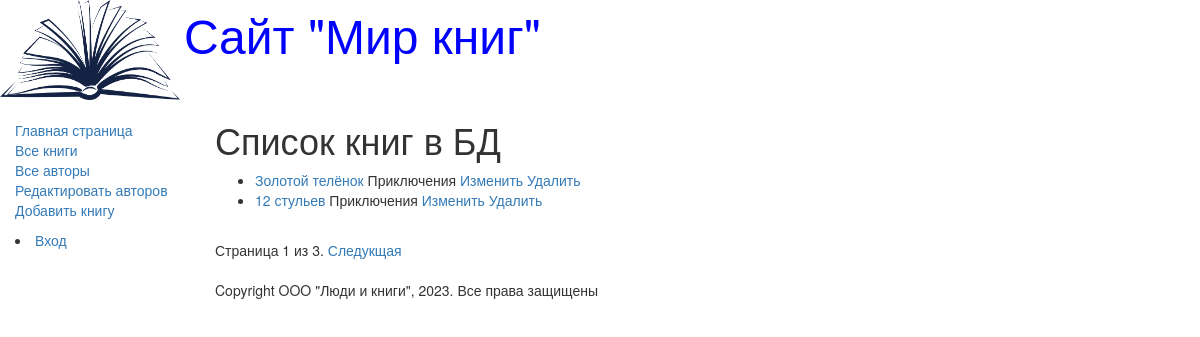
The page /books/ on the database its author committed.
### catalog/models.py (models this page shows, shortened)
class Book(models.Model):
    title = models.CharField(max_length=200, help_text='Введите название книги', verbose_name='Название книги')
    genre = models.ForeignKey(Genre, on_delete=models.CASCADE, help_text='Выберите жанр книги',
                              verbose_name='Жанр книги', null=True)
    language = models.ForeignKey(Language, on_delete=models.CASCADE, help_text='Выберите язык книги',
                                 verbose_name='Язык книги', null=True)
    author = models.ManyToManyField(Author, help_text='Выберите автора книги',
                                    verbose_name='Автор книги')
    summary = models.TextField(max_length=1000, help_text='Введите красткое описание книги',
                               verbose_name='Аннотация книги')
    isbn = models.CharField(max_length=13, help_text='Должно содержать 13 символов', verbose_name='ISBN книги')
    def get_absolute_url(self):
        return f'/book/{self.pk}'
    def display_author(self):
        return ', '.join([author.last_name for author in self.author.all()])
    display_author.short_description = 'Авторы'

class Genre(models.Model):
    name = models.CharField(max_length=200, help_text='Введите жанр книги', verbose_name="Жанр книги")
    def __str__(self):
        return self.name

### catalog/views.py (the view)
# urls.py: re_path(r'^books/$', views.BookListView.as_view(), name='books'),
class BookListView(generic.ListView):
    model = Book
    paginate_by = 2

### catalog/templates/catalog/book_list.html
<!DOCTYPE html>
{% extends 'base_generic.html' %}
{% block content %}
    <h1>Список книг в БД</h1>
    {% if book_list %}
        <ul>
            {% for book in book_list %}
            <li>
                <a href="{{ book.get_absolute_url }}">
                         {{ book.title }}</a>
                         {{ book.genre }}
                <a href="/book/update/{{ book.id }}">Изменить</a>
                <a href="/book/delete/{{ book.id }}">Удалить</a>
            </li>
            {% endfor %}
        </ul>
    {% else %}
    <p>В базе данных нет книг</p>
    {% endif %}
{% endblock %}

### rows shown on the page
Book: title "Золотой телёнок", genre "Приключения"
Book: title "12 стульев", genre "Приключения"

### other values the page prints
{{ page_obj.number }} "1"
{{ page_obj.paginator.num_pages }} "3"
